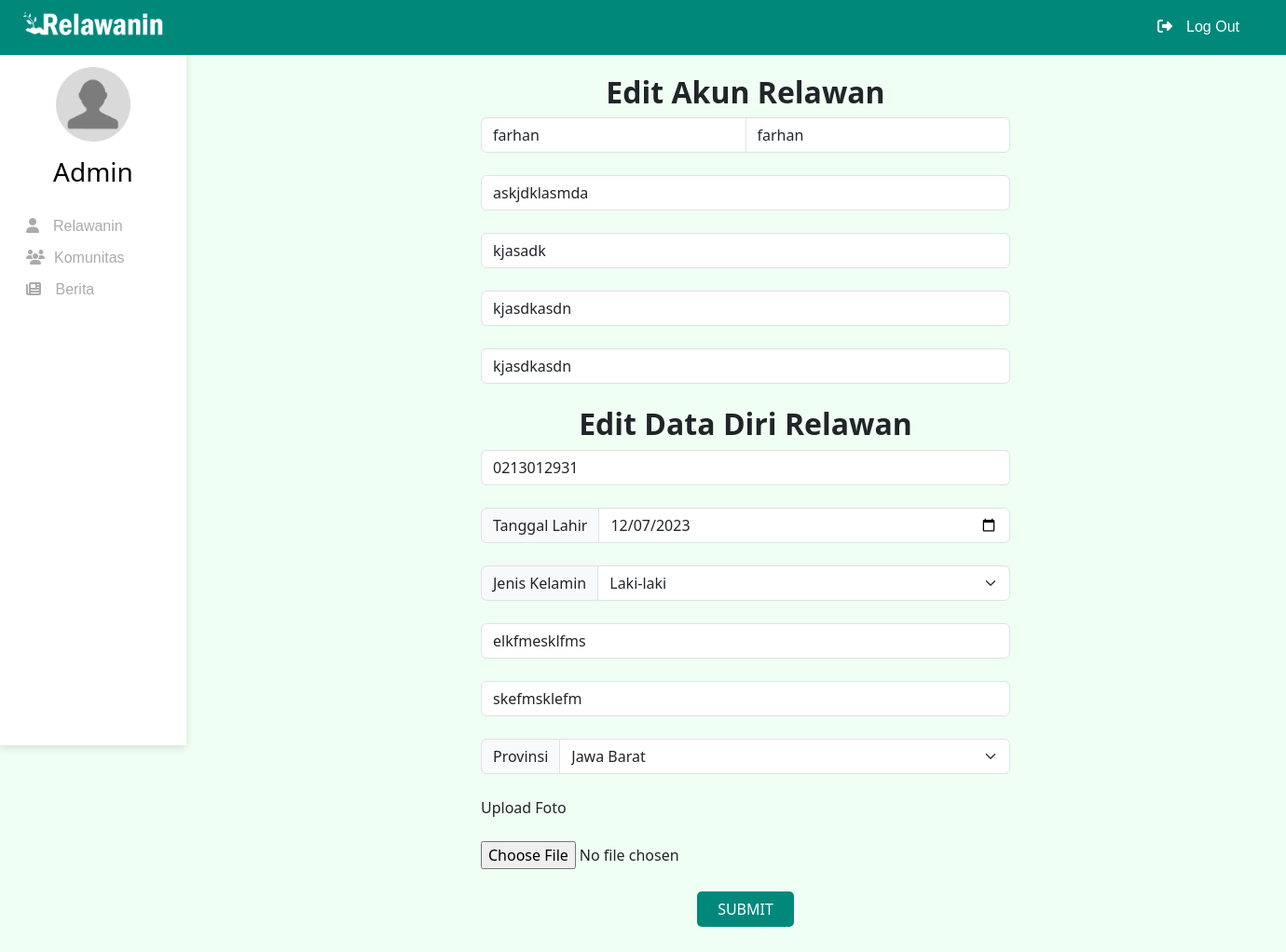
The app's page /Klp.WebProCi/index.php/DaftarRelawan/edit/6 with its own data.
### tables this page shows
CREATE TABLE `register_relawan` (
  `id` int(11) NOT NULL,
  `firstname` varchar(255) NOT NULL,
  `lastname` varchar(255) DEFAULT NULL,
  `email` varchar(255) DEFAULT NULL,
  `username` varchar(225) DEFAULT NULL,
  `password` varchar(255) DEFAULT NULL,
  `nmrTelphone` varchar(255) DEFAULT NULL,
  `tgl_lahir` date DEFAULT NULL,
  `jenis_kelamin` varchar(255) DEFAULT NULL,
  `pekerjaan` varchar(255) DEFAULT NULL,
  `institusi` varchar(255) DEFAULT NULL,
  `provinsi` varchar(255) DEFAULT NULL,
  `uploadFoto` varchar(255) NOT NULL
);

### Klp.WebProCi/application/controllers/DaftarRelawan.php (called while the page is built, shortened)
<?php
class DaftarRelawan extends CI_Controller {
    function __construct(){
        $this->load->model('m_daftarrelawan');
        $this->load->library('form_validation');
    }
    public function edit($id){
        $data['data'] = $this->m_daftarrelawan->getUserById($id);
        $this->load->view('admin/headerAdmin');
        $this->load->view('admin/navAdmin');
        $this->load->view('admin/sidebarAdmin');
        $this->load->view('admin/relawanUser/editUser', $data);
    }
}

### Klp.WebProCi/index.php (called while the page is built, shortened)
<?php
require_once BASEPATH.'core/CodeIgniter.php';

### Klp.WebProCi/application/models/m_daftarrelawan.php (called while the page is built, shortened)
<?php
class m_daftarrelawan extends CI_Model {
    public function getUserById($id) {
        $this->db->where('id', $id);
        $query = $this->db->get('register_relawan');
        return $query->row();
    }
}

### Klp.WebProCi/application/views/admin/relawanUser/editUser.php (the view, shortened to what this page needs)
<div class="container" style="margin-top:80px; text-align:center;">
<form method="post" action="<?php echo site_url('DaftarRelawan/update/'.$data->id); ?>"method="post" action="<?php echo site_url('DaftarRelawan/update/'.$data->id); ?>" enctype="multipart/form-data" role="form">
    <?php if (isset($data) && !empty($data)): ?>
        <h2 class="AkunHead fw-semibold " style="text-align:center;">
            Edit Akun Relawan
        </h2>
        <div class="input-group mb-4 mx-auto" style="max-width: 568px">
            <input type="text" class="form-control" placeholder="Nama Depan" name="firstname" aria-label="Nama Depan" aria-describedby="basic-addon1" value="<?= $data->firstname; ?>" />
            <input type="text" class="form-control" placeholder="Nama Belakang" name="lastname" aria-label="Nama Belakang" aria-describedby="basic-addon2" value="<?= $data->lastname; ?>" />
        </div>
        <div class="input-group mb-4 mx-auto" style="max-width: 568px">
            <input type="text" class="form-control" placeholder="Email" aria-label="Email" name="email" aria-describedby="basic-addon1" value="<?= $data->email; ?>"/>
        </div>
        <div class="input-group mb-4 mx-auto" style="max-width: 568px">
            <input type="text" class="form-control" placeholder="Username" aria-label="username" name="username" aria-describedby="basic-addon1" value="<?= $data->username; ?>"/>
        </div>
        <div class="input-group mb-4 mx-auto" style="max-width: 568px">
            <input type="text" class="form-control" placeholder="Kata Sandi" aria-label="Kata Sandi" name="password" aria-describedby="basic-addon1" value="<?= $data->password; ?>"/>
        </div>
        <div class="input-group mb-4 mx-auto" style="max-width: 568px">
            <input type="text" class="form-control" placeholder="Konfirmasi Kata Sandi" aria-label="Konfirmasi Kata Sandi" name="password" aria-describedby="basic-addon1" value="<?= $data->password; ?>"/>
        </div>
        <h2 class="AkunHead fw-semibold " style="text-align:center;">
            Edit Data Diri Relawan
        </h2>
        <div class="input-group mb-4 mx-auto" style="max-width: 568px">
            <input type="text" class="form-control" placeholder="Nomor Telepon" name="nmrTelphone" aria-label="Nomor Telepon" aria-describedby="basic-addon1" value="<?= $data->nmrTelphone; ?>"/>
        </div>
        <div class="input-group mb-4 mx-auto" style="max-width: 568px">
            <label for="tgl_lahir" class="input-group-text">Tanggal Lahir</label>
            <input type="date" class="form-control" id="tgl_lahir" name="tgl_lahir" name="tgl_lahir" aria-describedby="basic-addon1" value="<?= $data->tgl_lahir; ?>"/>
        </div>
        <div class="input-group mb-4 mx-auto" style="max-width: 568px">
            <label class="input-group-text" for="jenis_kelamin">Jenis Kelamin</label>
            <select class="form-select" id="jenis_kelamin" name="jenis_kelamin" aria-describedby="basic-addon1">
                <option value="<?= $data->jenis_kelamin; ?>"><?= $data->jenis_kelamin; ?></option>
            </select>
        </div>
        <div class="input-group mb-4 mx-auto" style="max-width: 568px">
            <input type="text" class="form-control" placeholder="Pekerjaan" name="pekerjaan" aria-label="Pekerjaan" aria-describedby="basic-addon1" value="<?= $data->pekerjaan; ?>"/>
        </div>
        <div class="input-group mb-4 mx-auto" style="max-width: 568px">
            <input type="text" class="form-control" placeholder="Institusi" name="institusi" aria-label="Institusi" aria-describedby="basic-addon1" value="<?= $data->institusi; ?>"/>
        </div>
        <div class="input-group mb-4 mx-auto" style="max-width: 568px">
            <label class="input-group-text" for="provinsi">Provinsi</label>
            <select class="form-select" id="provinsi" name="provinsi" aria-describedby="basic-addon1">
                <option value="<?= $data->provinsi; ?>"><?= $data->provinsi; ?></option>
            </select>
        </div>
        <div class="input-group mb-4 mx-auto" style="max-width: 568px">Upload Foto</div>
        <div class="input-group mb-4 mx-auto" style="max-width: 568px">
            <input type="file" name="uploadFoto" size="20" />
        </div>
    <?php else: ?>
        <p>Pengguna tidak ditemukan.</p>
    <?php endif; ?>
        <div class="mt-4" style="text-align: center; padding-bottom:100px;">
            <button class="button" type="submit">SUBMIT</button>
        </div>
    </div>

### Klp.WebProCi/application/views/admin/headerAdmin.php (style rules this page uses)
body { background-color: rgba(240, 255, 243, 1); }
.container { margin-top: 50px; margin-left: 230px; max-height: 600px; padding-bottom:50px; }
.button { padding: 5px 10px; background-color:#00897B; border: 2px solid #00897B; color:white; border-radius: 5px; cursor: pointer; padding-left:20px; padding-right:20px; }

### records on screen
register_relawan: firstname "farhan", lastname "farhan", email "askjdklasmda", username "kjasadk", password "kjasdkasdn", nmrTelphone "0213012931", tgl_lahir "12/07/2023", jenis_kelamin "Laki-laki", pekerjaan "elkfmesklfms", institusi "skefmsklefm", provinsi "Jawa Barat"
